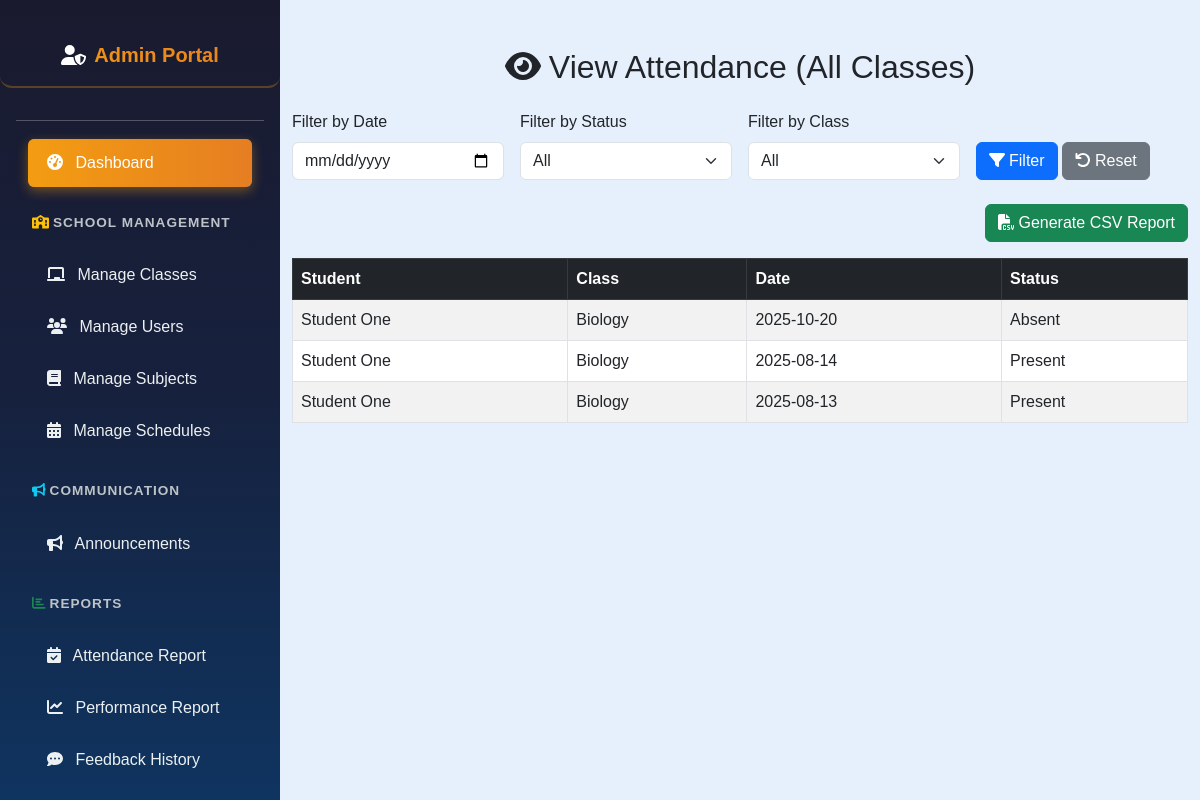
The app's page /admin/attendance.php (signed in) with its own data.
### tables this page shows
CREATE TABLE `attendance` (
  `attendance_id` int(11) NOT NULL,
  `student_id` int(11) NOT NULL,
  `date` date NOT NULL,
  `status` enum('Present','Absent','Leave','Holiday') NOT NULL,
  `marked_by` int(11) NOT NULL
);

CREATE TABLE `classes` (
  `class_id` int(11) NOT NULL,
  `class_name` varchar(50) NOT NULL,
  `section` varchar(10) NOT NULL,
  `created_at` datetime DEFAULT current_timestamp()
);

### admin/attendance.php (the view, shortened to what this page needs)
<?php
include('config.php');
$filter_date = isset($_GET['date']) ? $_GET['date'] : '';
$sql = "SELECT a.attendance_id, CONCAT(u.first_name, ' ', u.last_name) AS student_name,
        c.class_name, a.date, a.status
        FROM attendance a
        JOIN users u ON a.student_id = u.user_id
        JOIN classes c ON u.class_id = c.class_id
        WHERE 1=1";
$sql .= " ORDER BY a.date DESC, c.class_name ASC, student_name ASC";
$stmt = $conn->prepare($sql);
$stmt->execute();
$result = $stmt->get_result();
$attendanceRecords = [];
if ($result && $result->num_rows > 0) {
    while ($row = $result->fetch_assoc()) {
        $attendanceRecords[] = $row;
    }
}
?>
<!DOCTYPE html>
<html lang="en">
<head>
    <link href="https://cdn.jsdelivr.net/npm/bootstrap@5.3.0/dist/css/bootstrap.min.css" rel="stylesheet" />
    <link href="https://cdnjs.cloudflare.com/ajax/libs/font-awesome/6.6.0/css/all.min.css" rel="stylesheet">
</head>
<body style="margin-left:280px; background-color:#e6effc;">
    <?php include('admin_sidebar.php'); ?>
    <div class="container mt-5">
        <h2 class="mb-4 text-center"><i class="fas fa-eye me-2"></i>View Attendance (All Classes)</h2>
        <form method="GET" action="" class="row g-3 mb-4">
            <div class="col-md-3">
                <label for="date" class="form-label">Filter by Date</label>
                <input type="date" class="form-control" id="date" name="date" value="<?= htmlspecialchars($filter_date) ?>">
            </div>
            <div class="col-md-3">
                <label for="status" class="form-label">Filter by Status</label>
                <select class="form-select" id="status" name="status">
                    <option value="">All</option>
                </select>
            </div>
            <div class="col-md-3">
                <label for="class_id" class="form-label">Filter by Class</label>
                <select class="form-select" id="class_id" name="class_id">
                    <option value="">All</option>
                </select>
            </div>
            <div class="col-md-3 align-self-end">
                <button type="submit" class="btn btn-primary"><i class="fas fa-filter me-1"></i>Filter</button>
                <a href="attendance.php" class="btn btn-secondary"><i class="fas fa-undo me-1"></i>Reset</a>
            </div>
        </form>
        <div class="d-flex justify-content-end mb-3">
            <button id="generateCsvBtn" class="btn btn-success"><i class="fas fa-file-csv me-1"></i>Generate CSV Report</button>
        </div>
        <div class="table-responsive">
            <table id="attendanceTable" class="table table-bordered table-striped align-middle">
                <thead class="table-dark">
                    <tr>
                        <th>Student</th>
                        <th>Class</th>
                        <th>Date</th>
                        <th>Status</th>
                    </tr>
                </thead>
                <tbody>
                    <?php if (!empty($attendanceRecords)): ?>
                        <?php foreach ($attendanceRecords as $record): ?>
                            <tr>
                                <td><?= htmlspecialchars($record['student_name']) ?></td>
                                <td><?= htmlspecialchars($record['class_name']) ?></td>
                                <td><?= htmlspecialchars($record['date']) ?></td>
                                <td><?= htmlspecialchars($record['status']) ?></td>
                            </tr>
                        <?php endforeach; ?>
                    <?php else: ?>
                        <tr>
                            <td colspan="4" class="text-center">No records found.</td>
                        </tr>
                    <?php endif; ?>
                </tbody>
            </table>
        </div>
    </div>
</body>
</html>

### admin/admin_sidebar.php (style rules this page uses)
body { font-family: Arial, sans-serif; background-color: #e6effc; margin-left: 280px; overflow-x: hidden; }

### records on screen
attendance: student_name "Student One", classes.class_name "Biology", date "2025-10-20", status "Absent"
attendance: student_name "Student One", classes.class_name "Biology", date "2025-08-14", status "Present"
attendance: student_name "Student One", classes.class_name "Biology", date "2025-08-13", status "Present"
